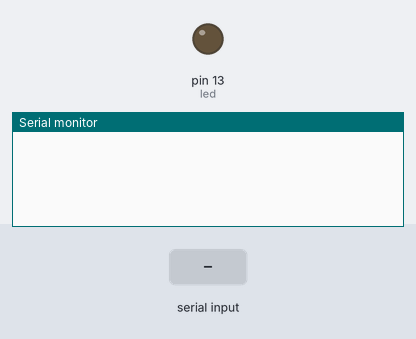
This sketch was run on a simulated Arduino Uno, built with avr-gcc and run on an emulated ATmega328P. Shown: output pins drawn as LEDs (lit = HIGH), the last lines printed to the serial monitor. The inputs (shaded band) are chosen by the test bench.

Above: at 1.2 s.
1.3 s: "A\n" received over Serial
At 3.1 s:
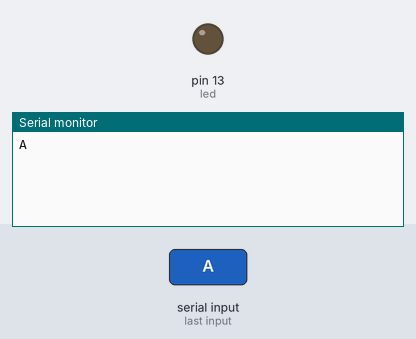
3.8 s: "T\n" received over Serial
At 6.0 s:
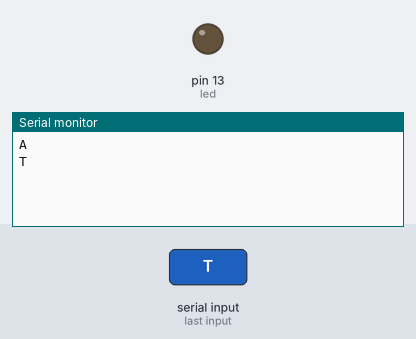
6.3 s: "1\n" received over Serial
At 8.1 s:
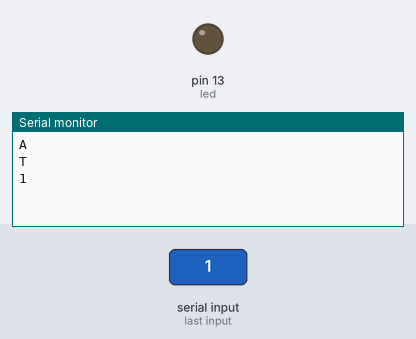

Measured:
- after the input at 1.3 s, the serial monitor: prints a new line after 1.0 s (image 1)
- after the input at 3.8 s, the serial monitor: prints a new line after 1.0 s (image 2)
- after the input at 6.3 s, the serial monitor: prints a new line after 1.0 s (image 3)

The sketch:

ping.ino
```cpp
const byte led = 13;
bool state = 1;

void setup() {
  // put your setup code here, to run once:
  Serial.begin(9600);
  pinMode(led, OUTPUT);
}

void loop() {
  // put your main code here, to run repeatedly:
  String buf;
  if(Serial.available()){
    buf = Serial.readString();
    if(buf[0]=='A' && buf[1]=='T' && buf[2]=='\r' && buf[3]=='\n'){
      Serial.println("OK");
      digitalWrite(led, 1);
    }else{
      Serial.print(buf);
    }
  }else{
//    Serial.println("Waiting");
//    delay(500);
  }
}
```
